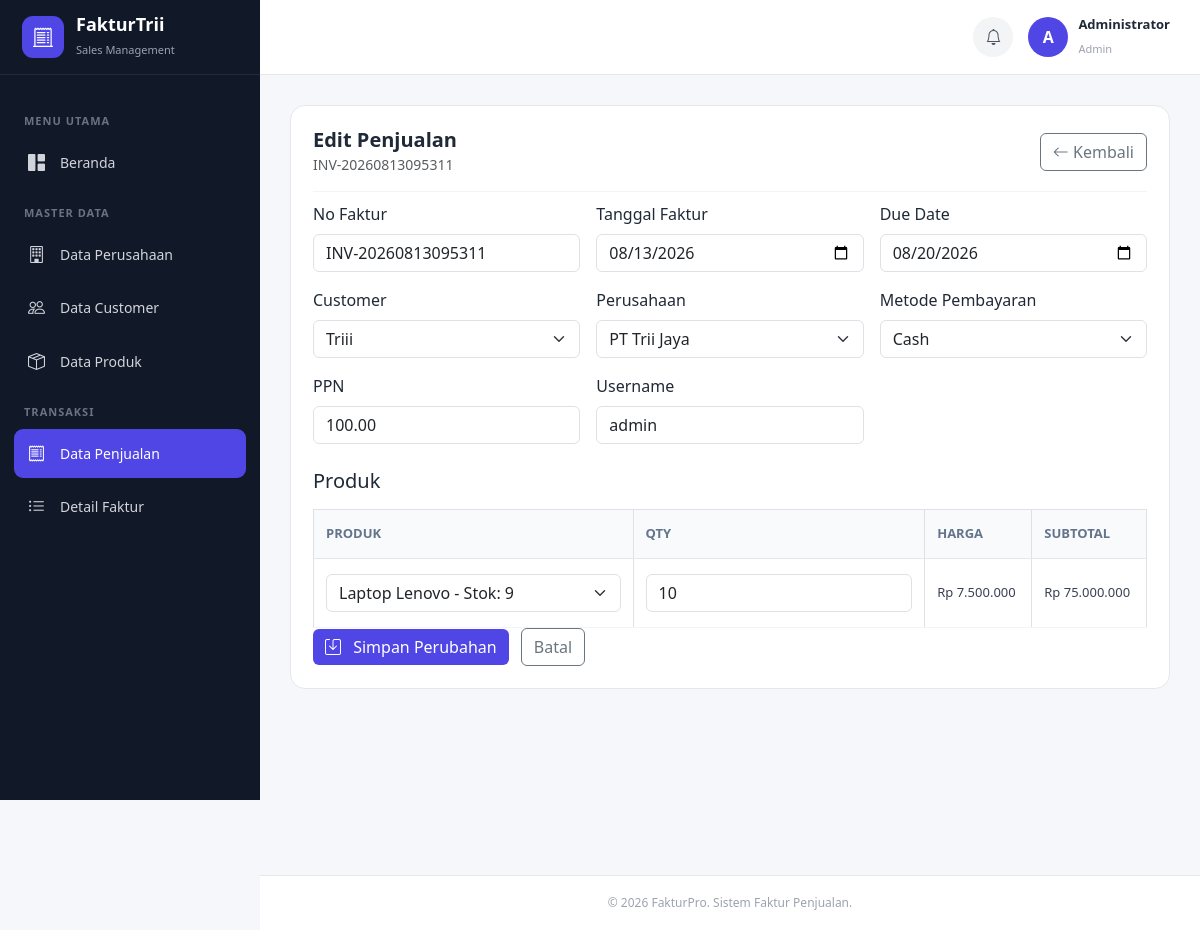
The app's page /penjualan/edit.php?id=INV-20260813095311 with its own data.
### tables this page shows
CREATE TABLE `faktur` (
  `no_faktur` varchar(30) NOT NULL,
  `tgl_faktur` date NOT NULL,
  `due_date` date DEFAULT NULL,
  `metode_bayar` varchar(50) NOT NULL,
  `ppn` decimal(15,2) NOT NULL DEFAULT 0.00,
  `grand_total` decimal(15,2) NOT NULL DEFAULT 0.00,
  `username` varchar(100) DEFAULT NULL,
  `id_customer` int(11) NOT NULL,
  `id_perusahaan` int(11) NOT NULL
);

CREATE TABLE `customer` (
  `id_customer` int(11) NOT NULL,
  `nama_customer` varchar(150) NOT NULL,
  `perusahaan_cust` varchar(150) DEFAULT NULL,
  `alamat` text DEFAULT NULL
);

CREATE TABLE `perusahaan` (
  `id_perusahaan` int(11) NOT NULL,
  `nama_perusahaan` varchar(150) NOT NULL,
  `alamat` text DEFAULT NULL,
  `no_telp` varchar(20) DEFAULT NULL,
  `tax` varchar(50) DEFAULT NULL
);

CREATE TABLE `detail_faktur` (
  `no_faktur` varchar(30) NOT NULL,
  `id_produk` int(11) NOT NULL,
  `qty` int(11) NOT NULL DEFAULT 1,
  `price` decimal(15,2) NOT NULL DEFAULT 0.00
);

CREATE TABLE `produk` (
  `id_produk` int(11) NOT NULL,
  `nama_produk` varchar(150) NOT NULL,
  `price` decimal(15,2) NOT NULL DEFAULT 0.00,
  `jenis` varchar(100) DEFAULT NULL,
  `stock` int(11) NOT NULL DEFAULT 0
);

### penjualan/edit.php (the view, shortened to what this page needs)
<?php
require_once "../config/database.php";
$no_faktur = trim($_GET["id"] ?? "");
$stmt = mysqli_prepare(
    $conn,
    "SELECT *
     FROM faktur
     WHERE no_faktur = ?"
);
mysqli_stmt_bind_param(
    $stmt,
    "s",
    $no_faktur
);
mysqli_stmt_execute($stmt);
$fakturResult =
    mysqli_stmt_get_result($stmt);
$faktur =
    mysqli_fetch_assoc($fakturResult);
$customerQuery = mysqli_query(
    $conn,
    "SELECT
        id_customer,
        nama_customer
     FROM customer
     ORDER BY nama_customer"
);
$perusahaanQuery = mysqli_query(
    $conn,
    "SELECT
        id_perusahaan,
        nama_perusahaan
     FROM perusahaan
     ORDER BY nama_perusahaan"
);
$produkQuery = mysqli_query(
    $conn,
    "SELECT
        id_produk,
        nama_produk,
        price,
        stock
     FROM produk
     ORDER BY nama_produk"
);
$stmtDetail = mysqli_prepare(
    $conn,
    "SELECT
        df.id_produk,
        df.qty,
        df.price,
        p.nama_produk,
        p.stock
     FROM detail_faktur df
     INNER JOIN produk p
        ON df.id_produk = p.id_produk
     WHERE df.no_faktur = ?"
);
mysqli_stmt_bind_param(
    $stmtDetail,
    "s",
    $no_faktur
);
mysqli_stmt_execute($stmtDetail);
$detailResult =
    mysqli_stmt_get_result($stmtDetail);
$details = [];
while (
    $detail =
    mysqli_fetch_assoc($detailResult)
) {
    $details[] = $detail;
}
include "../layouts/header.php";
include "../layouts/navigation.php";
include "../layouts/sidebar.php";
?>
<main class="main-content">
    <div class="content-card">
        <div class="card-header-custom">
            <div>
                <h5>
                    Edit Penjualan
                </h5>
                <small class="text-muted">
                    <?= htmlspecialchars(
                        $no_faktur
                    ); ?>
                </small>
            </div>
            <a
                href="index.php"
                class="btn btn-outline-secondary"
            >
                <i class="bi bi-arrow-left"></i>
                Kembali
            </a>
        </div>
        <form method="POST">
            <div class="row g-3 mb-4">
                <div class="col-md-4">
                    <label class="form-label">
                        No Faktur
                    </label>
                    <input
                        type="text"
                        class="form-control"
                        value="<?= htmlspecialchars(
                            $no_faktur
                        ); ?>"
                        readonly
                    >
                </div>
                <div class="col-md-4">
                    <label class="form-label">
                        Tanggal Faktur
                    </label>
                    <input
                        type="date"
                        name="tgl_faktur"
                        class="form-control"
                        value="<?= htmlspecialchars(
                            $faktur[
                                "tgl_faktur"
                            ]
                        ); ?>"
                        required
                    >
                </div>
                <div class="col-md-4">
                    <label class="form-label">
                        Due Date
                    </label>
                    <input
                        type="date"
                        name="due_date"
                        class="form-control"
                        value="<?= htmlspecialchars(
                            $faktur[
                                "due_date"
                            ]
                        ); ?>"
                        required
                    >
                </div>
                <div class="col-md-4">
                    <label class="form-label">
                        Customer
                    </label>
                    <select
                        name="id_customer"
                        class="form-select"
                        required
                    >
                        <?php while (
                            $customer =
                            mysqli_fetch_assoc(
                                $customerQuery
                            )
                        ): ?>
                            <option
                                value="<?= $customer[
                                    "id_customer"
                                ]; ?>"
                                <?= (
                                    $customer[
                                        "id_customer"
                                    ] ==
                                    $faktur[
                                        "id_customer"
                                    ]
                                )
                                    ? "selected"
                                    : ""
                                ?>
                            >
                                <?= htmlspecialchars(
                                    $customer[
                                        "nama_customer"
                                    ]
                                ); ?>
                            </option>
                        <?php endwhile; ?>
                    </select>
                </div>
                <div class="col-md-4">
                    <label class="form-label">
                        Perusahaan
                    </label>
                    <select
                        name="id_perusahaan"
                        class="form-select"
                        required
                    >
                        <?php while (
                            $perusahaan =
                            mysqli_fetch_assoc(
                                $perusahaanQuery
                            )
                        ): ?>
                            <option
                                value="<?= $perusahaan[
                                    "id_perusahaan"
                                ]; ?>"
                                <?= (
                                    $perusahaan[
                                        "id_perusahaan"
                                    ] ==
                                    $faktur[
                                        "id_perusahaan"
                                    ]
                                )
                                    ? "selected"
                                    : ""
                                ?>
                            >
                                <?= htmlspecialchars(
                                    $perusahaan[
                                        "nama_perusahaan"
                                    ]
                                ); ?>
                            </option>
                        <?php endwhile; ?>
                    </select>
                </div>
                <div class="col-md-4">
                    <label class="form-label">
                        Metode Pembayaran
                    </label>
                    <select
                        name="metode_bayar"
                        class="form-select"
                        required
                    >
                        <?php
                        $metode =
                            [
                                "Transfer",
                                "Cash",
                                "Credit"
                            ];
                        foreach (
                            $metode as $item
                        ):
                        ?>
                            <option
                                value="<?= $item; ?>"
                                <?= (
                                    $faktur[
                                        "metode_bayar"
                                    ] === $item
                                )
                                    ? "selected"
                                    : ""
                                ?>
                            >
                                <?= $item; ?>
                            </option>
                        <?php endforeach; ?>
                    </select>
                </div>
                <div class="col-md-4">
                    <label class="form-label">
                        PPN
                    </label>
                    <input
                        type="number"
                        name="ppn"
                        id="ppn"
                        class="form-control"
                        min="0"
                        step="0.01"
                        value="<?= htmlspecialchars(
                            $faktur["ppn"]
                        ); ?>"
                    >
                </div>
                <div class="col-md-4">
                    <label class="form-label">
                        Username
                    </label>
                    <input
                        type="text"
                        name="username"
                        class="form-control"
                        value="<?= htmlspecialchars(
                            $faktur[
                                "username"
                            ]
                        ); ?>"
                    >
                </div>
            </div>
            <h5 class="mb-3">
                Produk
            </h5>
            <div class="table-responsive">
                <table class="table table-bordered">
                    <thead>
                        <tr>
                            <th>
                                Produk
                            </th>
                            <th>
                                Qty
                            </th>
                            <th>
                                Harga
                            </th>
                            <th>
                                Subtotal
                            </th>
                        </tr>
                    </thead>
                    <tbody>
                    <?php foreach (
                        $details as $detail
                    ): ?>
                        <tr>
                            <td>
                                <select
                                    name="id_produk[]"
                                    class="form-select"
                                    required
                                >
                                    <?php
                                    mysqli_data_seek(
                                        $produkQuery,
                                        0
                                    );
                                    while (
                                        $produk =
                                        mysqli_fetch_assoc(
                                            $produkQuery
                                        )
                                    ):
                                    ?>
                                        <option
                                            value="<?= $produk[
                                                "id_produk"
                                            ]; ?>"
                                            <?= (
                                                $produk[
                                                    "id_produk"
                                                ] ==
                                                $detail[
                                                    "id_produk"
                                                ]
                                            )
                                                ? "selected"
                                                : ""
                                            ?>
                                        >
                                            <?= htmlspecialchars(
                                                $produk[
                                                    "nama_produk"
                                                ]
                                            ); ?>
                                            -
                                            Stok:
                                        </option>
                                    <?php endwhile; ?>
                                </select>
                            </td>
                            <td>
                                <input
                                    type="number"
                                    name="qty[]"
                                    class="form-control"
                                    min="1"
                                    value="<?= $detail[
                                        "qty"
                                    ]; ?>"
                                    required
                                >
                            </td>
                            <td>
                                Rp <?= number_format(
                                    $detail[
                                        "price"
                                    ],
                                    0,
                                    ",",
                                    "."
                                ); ?>
                            </td>
                            <td>
                                Rp <?= number_format(
                                    $detail[
                                        "qty"
                                    ] *
                                    $detail[
                                        "price"
                                    ],
                                    0,
                                    ",",
                                    "."
                                ); ?>
                            </td>
                        </tr>
                    <?php endforeach; ?>
                    </tbody>
                </table>
            </div>
            <button
                type="submit"
                class="btn btn-primary-custom"
            >
                <i class="bi bi-save me-2"></i>
                Simpan Perubahan
            </button>
            <a
                href="index.php"
                class="btn btn-outline-secondary ms-2"
            >
                Batal
            </a>
        </form>
    </div>
</main>
<?php include "../layouts/footer.php"; ?>

### records on screen
faktur: tgl_faktur "08/13/2026", due_date "08/20/2026", id_customer "Triii", id_perusahaan "PT Trii Jaya", metode_bayar "Cash", ppn "100.00", username "admin"
detail_faktur: id_produk.nama_produk "Laptop Lenovo - Stok: 9", qty "10", price "7.500.000", qty+price "75.000.000"

### other values on screen
$no_faktur "INV-20260813095311"
